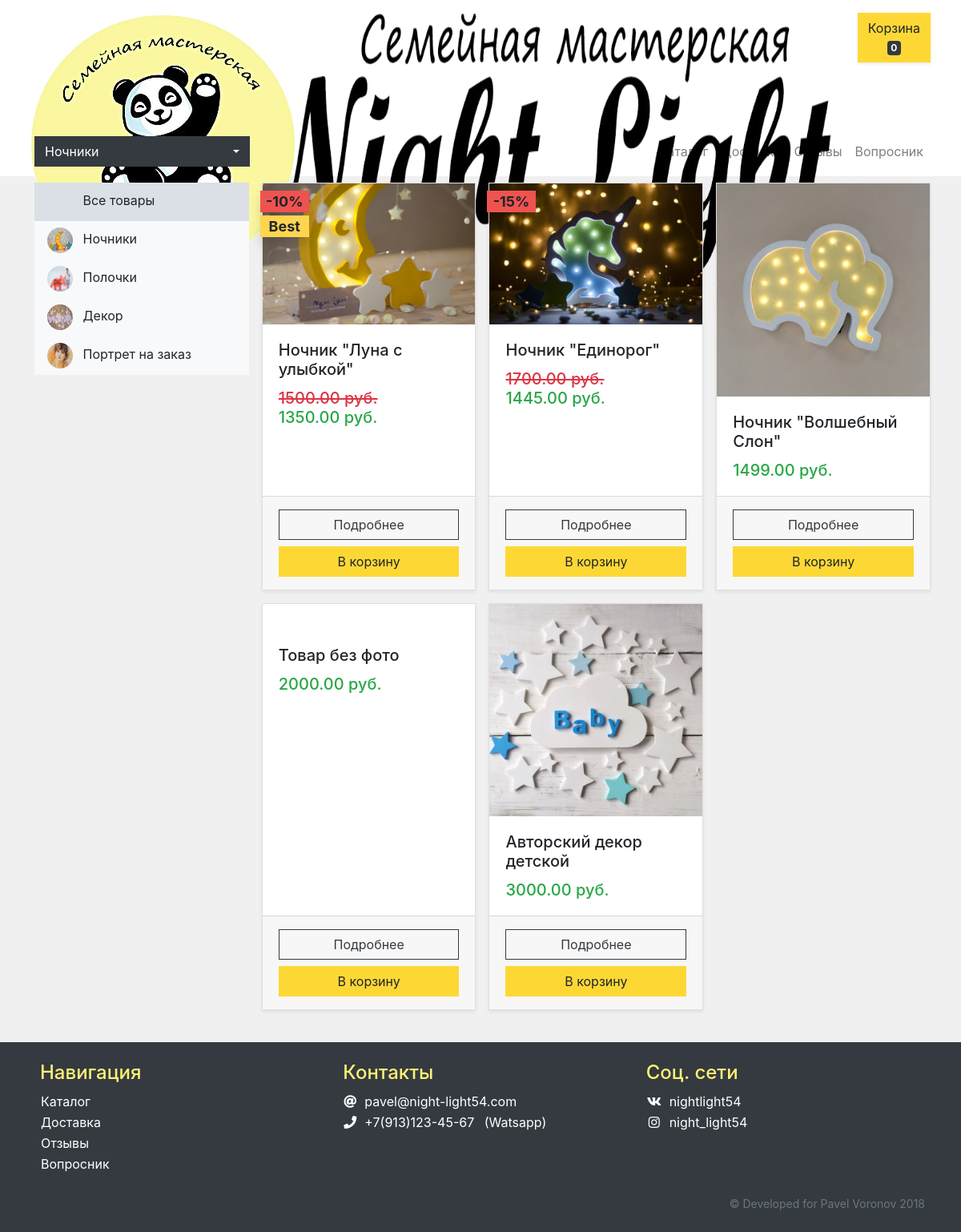
The page / on the database its author committed.
### cart/models.py (models this page shows, shortened)
class Cart(models.Model):
    creation_date = models.DateTimeField(verbose_name=_('creation date'))
    checked_out = models.BooleanField(default=False, verbose_name=_('checked out'))
    class Meta:
        verbose_name = _('cart')
        verbose_name_plural = _('carts')
        ordering = ('-creation_date',)

### shop/models.py (models this page shows, shortened)
class Category(BaseModel):
    title = models.CharField('Название', default='', max_length=255)
    description = models.TextField(
        verbose_name='Описание',
        blank=True,
        default='',
        help_text='Краткое описание категории (Может быть пустым)'
    )
    image = models.ImageField(
        upload_to=make_upload_path,
        blank=True,
        default='',
        verbose_name='Картинка',
        help_text='Картинка, которая будет отображаться рядом с названием категории'
    )
    ordering = models.PositiveIntegerField('Порядок', default=0, help_text='Чем меньше значение, тем выше категория')
    @property
    def get_absolute_url(self):
        return reverse('category_products', args=[str(self.id)])
    class Meta:
        ordering = ['ordering']
        verbose_name = 'категория'
        verbose_name_plural = 'категории'

class Product(BaseModel):
    title = models.CharField('Название', default='', max_length=255)
    description = models.TextField('Описание', default='')
    count = models.PositiveIntegerField('Кол-во в наличии', default=0)
    category = models.ForeignKey(
        Category,
        on_delete=models.SET_NULL,
        null=True,
        related_name='products',
        verbose_name='Категория'
    )
    price = models.DecimalField(
        max_digits=8, decimal_places=2, default=0.00, verbose_name='Цена', help_text='Цена на товар в рублях'
    )
    discount = models.PositiveIntegerField('Скидка', default=0, help_text='Скидка на товар в процентах')
    photo = models.ImageField(
        upload_to=make_upload_path,
        blank=True,
        default='',
        verbose_name='Фото товара'
    )
    best_flag = models.BooleanField('"Best" флаг', default=False)
    def discount_price(self):
        return self.price - (self.price * self.discount / 100)
    discount_price.short_description = 'Цена со скидкой'
    @property
    def get_absolute_url(self):
        return reverse('product_details', args=[str(self.id)])
    class Meta:
        ordering = ['created_at']  # TODO: needs new first?
        verbose_name = 'товар'
        verbose_name_plural = 'товары'

### shop/views.py (the view)
# urls.py: path('', views.product_list, name='index'),
def product_list(req):
    products = Product.objects.all()
    return _render(req, 'pages/products_page.html', {'products': products})

### cart/cart.py (called while the page is built)
    def new(self, request):
        cart = models.Cart(creation_date=datetime.datetime.now())
        cart.save()
        request.session[CART_ID] = cart.id
        return cart

    def count(self):
        result = 0
        for item in self.cart.item_set.all():
            result += 1 * item.quantity
        return result

### shop/views.py (called while the page is built)
def _render(req, template, context):
    categories = Category.objects.filter(visible=True)
    cart = Cart(req)
    return render(req, template, {
        'categories': categories,
        'cart': cart,
        **context
    })

### shop/templates/pages/products_page.html
{% extends "layouts/base_layout.html" %}
{% block content %}
	{% if products %}
		<div class="row">
			{% for product in products %}
				{% if product.visible %}
					<div class="col-12 col-md-4 p-0 d-flex">
						<div class="card flex-fill m-2 shadow-sm">
							<div class="card-img-top" style="min-height: 2rem;">
								{% if product.photo %}
									<img class="w-100" src="{{ product.photo.url }}">
								{% endif %}
								<div class="h4 position-absolute" style="top: 5px; left: -3px">
									{% if product.discount %}
										<span class="badge bg-red-400 d-block my-1 shadow">-{{ product.discount }}%</span>
									{% endif %}
									{% if product.best_flag %}
										<span class="badge bg-amber-300 d-block my-1 shadow">Best</span>
									{% endif %}
								</div>
							</div>
							<div class="card-body">
								<h5 class="card-title">{{ product.title }}</h5>
								<h5 class="card-text">
									{% if product.discount %}
										<div class="text-danger text-decoration-through">{{ product.price }} руб.</div>
									{% endif %}
									<div class="text-success">{{ product.discount_price }} руб.</div>
								</h5>
							</div>
							<div class="card-footer">
								<div class="row justify-content-between flex-wrap">
									<div class="col my-1">
										<a href="{{ product.get_absolute_url }}" class="btn btn-outline-dark btn-block">Подробнее</a>
									</div>
									<div class="col my-1">
										<button class="btn btn-orange btn-block"
												data-action-to-cart="{% url 'add_to_cart' product.id %}"
										>В корзину</button>
									</div>
								</div>
							</div>
						</div>
					</div>
				{% endif %}
			{% endfor %}
		</div>
	{% else %}
		<div class="row">
			<div class="col m-3">
				<span class="h4">Нет ни одного товара</span>
			</div>
		</div>
	{% endif %}
{% endblock %}

### shop/templates/layouts/base_layout.html (shortened to what this page needs)
<!DOCTYPE html>
<html lang="en">
<head>
	{% include "parts/head.html" %}
</head>
<body>
{% include "parts/header.html" %}
<main class="page-main pb-2">
    <div class="container">
        <div class="row">
            {% block sidebar %}
                <div class="col-12 col-lg-3 d-none d-lg-block px-2">
                    <aside class="sticky-top py-2">
                        {% include "parts/categories_list.html" with categories=categories %}
                    </aside>
                </div>
            {% endblock %}
            <div class="col pb-4">
                {% block content %}{% endblock %}
            </div>
        </div>
    </div>
</main>
{% include "parts/footer.html" %}
</body>
</html>

### shop/templates/parts/head.html (shortened to what this page needs)
{% load staticfiles %}
{% block head %}
	<link rel="stylesheet" href="{% static "bower_components/bootstrap/dist/css/bootstrap.min.css" %}">
	<link rel="stylesheet" href="{% static "css/common.css" %}">
{% endblock %}

### shop/templates/parts/header.html (shortened to what this page needs)
{% load staticfiles %}
<header class="page-header">
    <div class="container px-2 pt-2">
        <div class="row py-2 justify-content-between" style="max-height: 150px">
            <div class="col-2 col-md-3">
            </div>
            <div class="col flex-grow-1 text-center d-none d-md-block">
                <img class="img-fluid h-100" src="{% static "img/night_light_header.png" %}" alt="Night Light">
            </div>
            <div class="col flex-grow-0">
                <a class="btn btn-orange float-right shadow-sm" href="{% url "shopping_cart" %}">
					Корзина
					<span class="badge badge-dark rounded" data-cart-count>
						{% if cart %}{{ cart.count }}{% else %}0{% endif %}
					</span>
				</a>
            </div>
        </div>
        <nav class="row navbar navbar-expand-md navbar-light px-2 py-1">
            <div class="col col-md-4 col-lg-3 p-2 ml-1 flex-grow-1 flex-lg-grow-0">
				<div class="dropdown">
					<button class="btn btn-dark dropdown-toggle btn-block d-flex justify-content-between align-items-center rounded-0"
							id="category_dropdown" data-toggle="dropdown"
					>
						Ночники
					</button>
				</div>
            </div>
            <div class="col-12 col-md px-2 flex-grow-0 flex-md-grow-0 ml-md-auto">
                <div class="collapse navbar-collapse" id="navbarNavAltMarkup">
                    <div class="navbar-nav underlined-active">
                        {% include "parts/navigation.html" %}
                    </div>
                </div>
            </div>
        </nav>
    </div>
</header>

### shop/templates/parts/categories_list.html (shortened to what this page needs)
<a class="nav-link btn-light active" href="{% url 'index' %}">
	<span>Все товары</span>
</a>
{% if categories %}
	{% for category in categories %}
		<a class="nav-link btn-light" href="{{ category.get_absolute_url }}">
				<img src="{% if category.image %}{{ category.image.url }}{% endif %}"
					 class="rounded-circle mr-2 d-none d-lg-inline-block {% if not category.image %}invisible{% endif %}"
					 width="32" height="32"
				/>
				<span>{{ category.title }}</span>
			</a>
	{% endfor %}
{% endif %}

### shop/templates/parts/navigation.html
<a class="nav-item nav-link" href="{% url 'index' %}">Каталог</a>
<a class="nav-item nav-link" href="{% url 'delivery' %}">Доставка</a>
<a class="nav-item nav-link" href="{% url 'feedback_page' %}">Отзывы</a>
<a class="nav-item nav-link" href="{% url 'question_answer' %}">Вопросник</a>

### shop/templates/parts/footer.html
<footer class="page-footer bg-dark text-white">
    <div class="container py-4">
        <div class="row mb-4">
            <div class="col mb-4 mb-md-0 mx-auto">
                <h4 class="text-yellow-300">Навигация</h4>
                <nav class="footer-nav">
					{% include "parts/navigation.html" %}
                </nav>
            </div>
            <div class="col-12 col-sm mb-4 mb-md-0">
                <h4 class="text-yellow-300">Контакты</h4>
                <table>
                    <tr>
                        <td class="text-center"><i class="fas fa-at mr-2"></i></td>
                        <td><a href="mailto:admin@night-light.com">pavel@night-light54.com</a></td>
                    </tr>
                    <tr>
                        <td class="text-center"><i class="fas fa-phone mr-2"></i></td>
                        <td>
                            <a href="tel:+7(913)123-45-67">+7(913)123-45-67</a>
                            <span class="ml-2">(Watsapp)</span>
                        </td>
                    </tr>
                </table>
            </div>
            <div class="col-12 col-md mb-4 mb-md-0">
                <h4 class="text-yellow-300">Соц. сети</h4>
                <table>
                    <tr>
                        <td class="text-center"><i class="fab fa-vk mr-2"></i></td>
                        <td><a href="https://vk.com/nightlight54">nightlight54</a></td>
                    </tr>
                    <tr>
                        <td class="text-center"><i class="fab fa-instagram mr-2"></i></td>
                        <td><a href="https://www.instagram.com/night_light54/">night_light54</a></td>
                    </tr>
                </table>
            </div>
        </div>
        <div class="row">
            <div class="col copy text-muted text-center text-md-right">
                <small>&copy; Developed for Pavel Voronov 2018</small>
            </div>
        </div>
    </div>
</footer>

### shop/static/css/common.css (style rules this page uses)
.bg-red-400 { background-color: #EF5350; }
.text-yellow-300 { color: #FFF176; }
.bg-amber-300 { background-color: #FFD54F; }
.btn, .card, .badge, .form-control, .navbar-toggler { border-radius: 0; }
.container { padding-left: 20px; }
.page-main { background-color: #f0f0f0; }
.page-footer a { color: white; }
.text-decoration-through { text-decoration: line-through; }
.underlined-active .nav-item { padding-bottom: 4px; border-bottom: 4px solid transparent; transition: border 0.4s; }
.footer-nav .nav-link { padding: 1px; }
.btn-orange { color: #212529 !important; background-color: #FDD835; border-color: #FDD835; }

### rows shown on the page
Category: image (picture), title "Ночники"
Category: image (picture), title "Полочки"
Category: image (picture), title "Декор"
Category: image (picture), title "Портрет на заказ"
Product: photo (picture), discount "10", best_flag "Best", title "Ночник \"Луна с улыбкой\"", price "1500.00", discount_price "1350.00"
Product: photo (picture), discount "15", title "Ночник \"Единорог\"", price "1700.00", discount_price "1445.00"
Product: photo (picture), title "Ночник \"Волшебный Слон\"", discount_price "1499.00"
Product: title "Товар без фото", discount_price "2000.00"
Product: photo (picture), title "Авторский декор детской", discount_price "3000.00"
